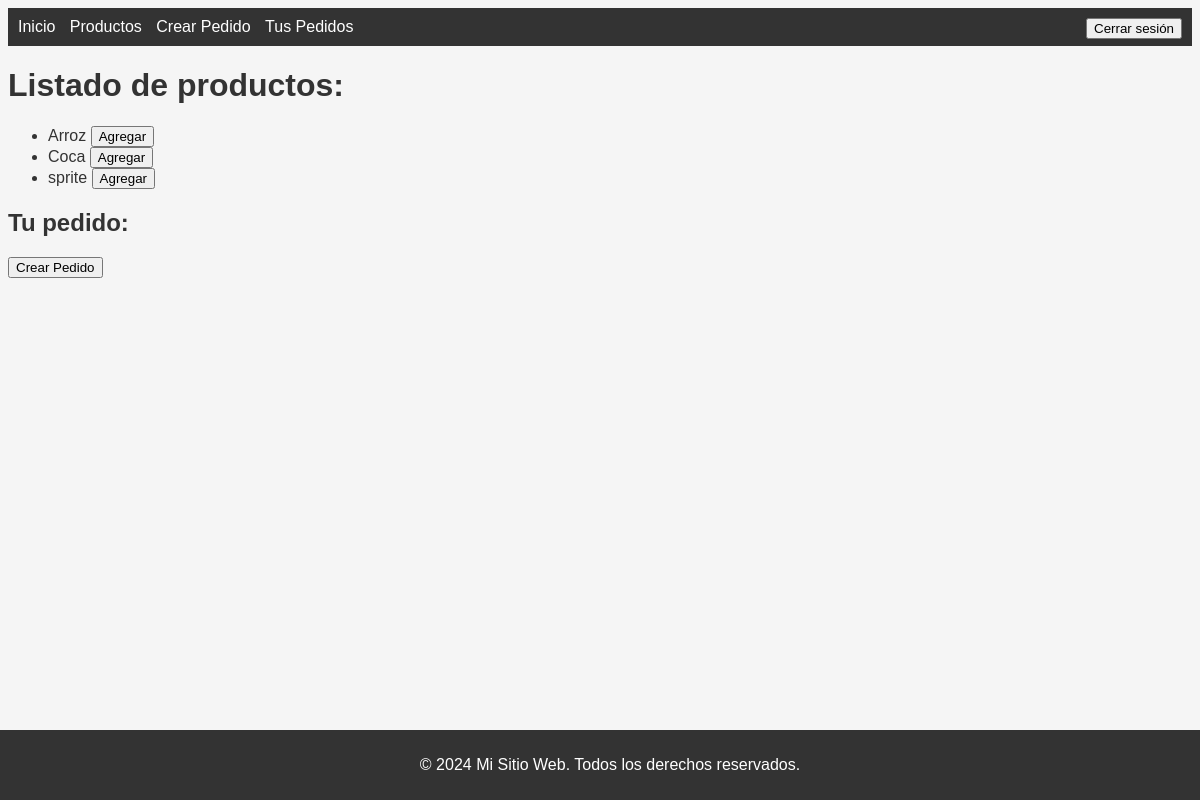
Before: /pedido/ (signed in) with the older database file.
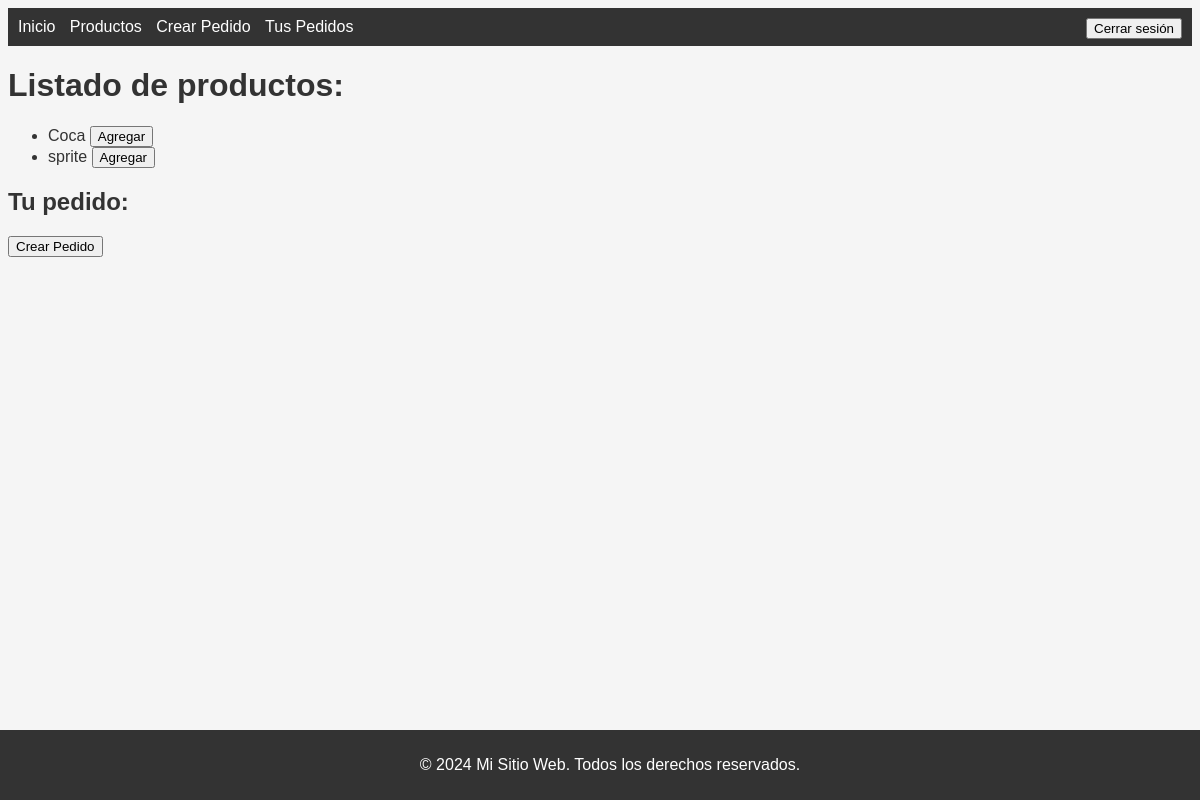
After: the same page with the newer database file.
### main/models.py (models this page shows, shortened)
class Producto(models.Model):
    id = models.AutoField(primary_key=True)
    codigo = models.CharField(max_length=100, unique=True)
    descripcion = models.TextField()
    precio = models.DecimalField(max_digits=10, decimal_places=2)

### main/views.py (the view)
# urls.py: path('pedido/', pedido, name='pedido'),
@login_required(login_url='login')
def pedido(request):
    productos = Producto.objects.order_by('codigo')
    serializer = ProductoSerializer(productos, many=True)
    return render(request, 'pedido.html', {'productos': serializer.data})

### main/templates/pedido.html (shortened to what this page needs)
{% extends 'base.html' %}
{% block content %}
<h1>Listado de productos:</h1>
<ul>
    {% for producto in productos %}
        <li>
            {{ producto.codigo }}
            <button class="agregar-btn" onclick="agregarAlCarrito('{{ producto.codigo }}', '{{ producto.id }}')">Agregar</button>
        </li>
    {% endfor %}
</ul>
<h2>Tu pedido:</h2>
<button class="crear-pedido-btn" onclick="crearPedido()">Crear Pedido</button>
{% endblock %}

Changed rows visible on the page:
removed Producto: codigo "Arroz"
Other visible differences:
list line gone: "Agregar"
